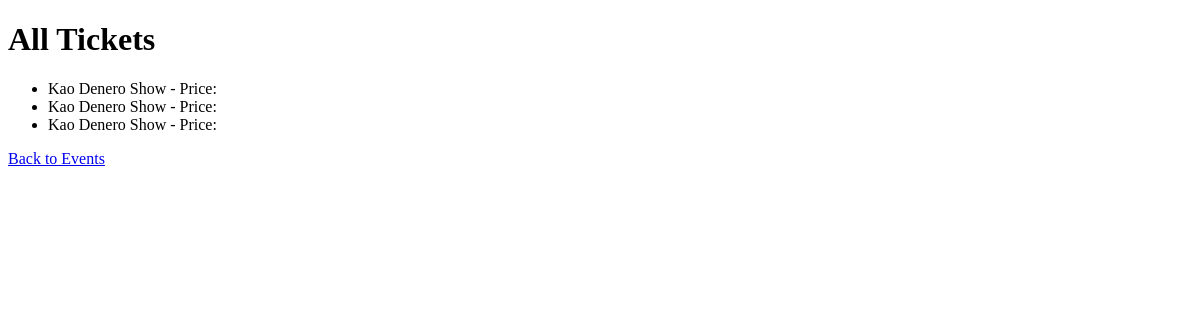
Before: /dashboard/tickets/ with the older database file.
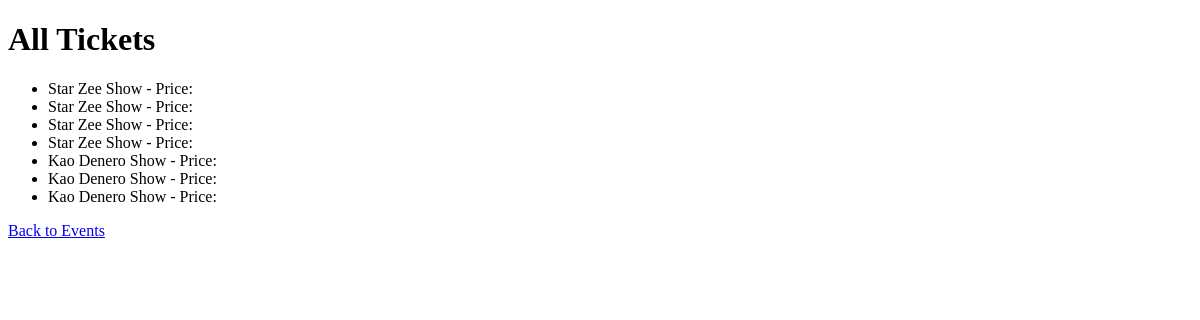
After: the same page with the newer database file.
### events/models.py (models this page shows, shortened)
class Ticket(models.Model):
    user = models.ForeignKey(settings.AUTH_USER_MODEL, on_delete=models.CASCADE, default=1)
    event = models.ForeignKey('Event', on_delete=models.CASCADE, related_name='event_tickets')
    ticket_name = models.CharField(max_length=200)
    ticket_price = models.DecimalField(max_digits=10, decimal_places=2, editable=False)
    payment_reference = models.CharField(max_length=128, null=True, blank=True, default="", editable=False)
    qr_code = models.ImageField(upload_to='qr_codes/', null=True, blank=True, editable=False)
    secret_token = models.CharField(max_length=64, null=True, blank=True, unique=True, editable=False)
    paid = models.BooleanField(default=False)
    quantity = models.PositiveIntegerField()
    class Meta:
        ordering = ['-event__event_date']

class Event(models.Model):
    event_name = models.CharField(max_length=200)
    event_description = models.TextField()
    event_type = models.CharField(
        max_length=100,
        choices=[('concert', 'Concert'), ('conference', 'Conference'), ('sports', 'Sports'), ('theatre', 'Theatre')]
    )
    event_date = models.DateTimeField()
    event_location = models.CharField(max_length=255)
    event_status = models.CharField(
        max_length=20,
        choices=[('upcoming', 'Upcoming'), ('sold_out', 'Sold Out'), ('canceled', 'Canceled'), ('normal', 'Normal')],
        default='upcoming'
    )
    event_image = models.ImageField(upload_to='event_images/', null=True, blank=True)
    early_bird_price = models.DecimalField(max_digits=10, decimal_places=2)
    normal_price = models.DecimalField(max_digits=10, decimal_places=2)
    early_bird_end = models.DateTimeField(null=True, blank=True)
    video_url = models.URLField(max_length=500, null=True, blank=True)
    video_file = models.FileField(upload_to='event_videos/', null=True, blank=True)
    event_logo = models.ImageField(upload_to='event_logos/', null=True, blank=True)
    event_created_at = models.DateTimeField(auto_now_add=True)
    event_updated_at = models.DateTimeField(auto_now=True)
    sponsorers = models.ManyToManyField(Sponsorer, related_name="events", blank=True)
    view_count = models.PositiveIntegerField(default=0)  # Corrected
    class Meta:
        verbose_name = 'Event'
        verbose_name_plural = 'Events'

### dashboard/views.py (the view)
# urls.py: path('tickets/', ticket_list, name='ticket-list'),
def ticket_list(request):
    tickets = Ticket.objects.all()
    return render(request, 'dashboard/ticket_list.html', {'tickets': tickets})

### dashboard/templates/dashboard/ticket_list.html (shortened to what this page needs)
<!DOCTYPE html>
<html lang="en">
<head>
</head>
<body>
    <h1>All Tickets</h1>
    <ul>
        {% for ticket in tickets %}
            <li>{{ ticket.event.event_name }} - Price: {{ ticket.price }}</li>
        {% empty %}
            <p>No tickets available.</p>
        {% endfor %}
    </ul>
    <a href="{% url 'event_list' %}">Back to Events</a>
</body>
</html>

Changed rows visible on the page:
added Ticket: event.event_name "Star Zee Show"
added Ticket: event.event_name "Star Zee Show"
added Ticket: event.event_name "Star Zee Show"
added Ticket: event.event_name "Star Zee Show"
